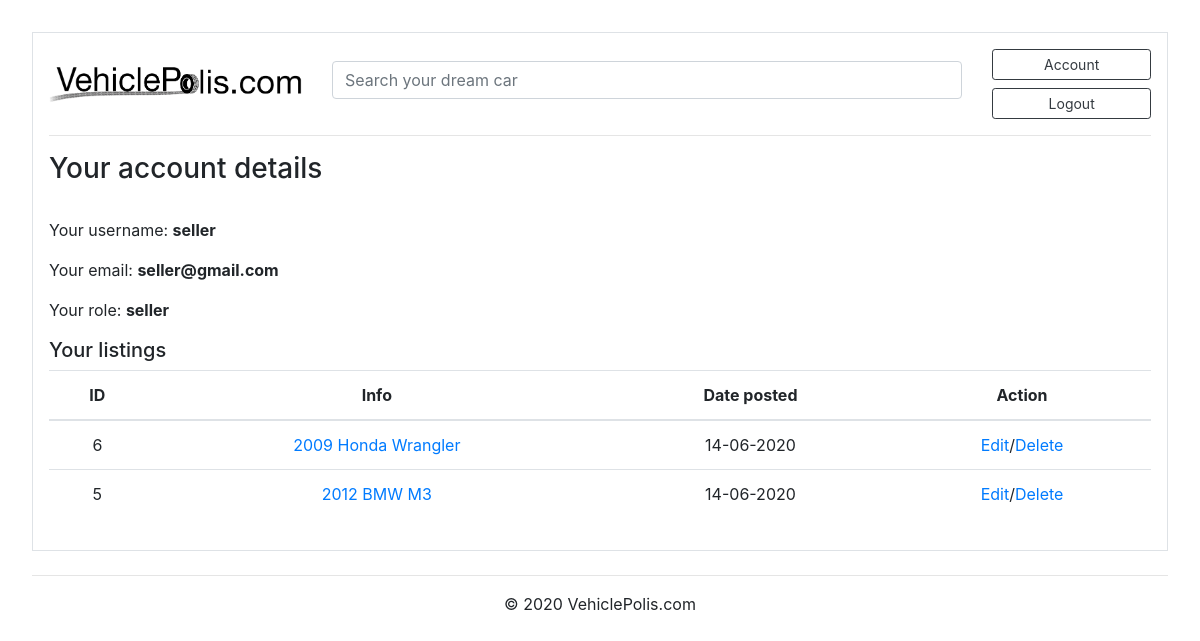
Page /account (signed in) on the earlier database version.
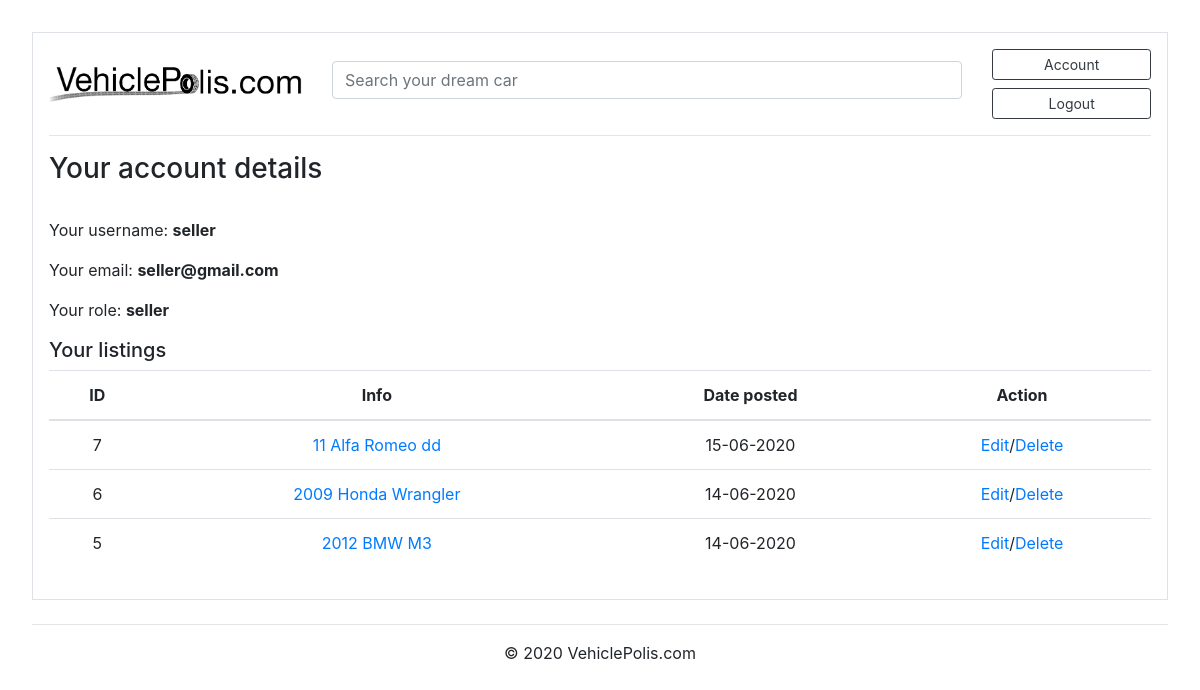
Same page on the later database version.
### marketplace/models.py (models this page shows, shortened)
class Post(db.Model):
    id = db.Column(db.Integer, primary_key=True)
    condition = db.Column(db.String(100), nullable=False)
    title = db.Column(db.String(100), nullable=False)
    make = db.Column(db.String(100), nullable=False)
    model = db.Column(db.String(100), nullable=False)
    price = db.Column(db.Integer(), nullable=False)
    year = db.Column(db.Integer(), nullable=False)
    ODO = db.Column(db.Integer(), nullable=False)
    category = db.Column(db.String(100), nullable=False)
    fuel = db.Column(db.String(100), nullable=False)
    transmission = db.Column(db.String(100), nullable=False)
    quantity = db.Column(db.Integer(), nullable=False)
    date_posted = db.Column(db.DateTime, nullable=False, default=datetime.utcnow)
    description = db.Column(db.Text, nullable=True)
    image_file = db.Column(db.String(20), nullable=False, default='default.png')
    user_id = db.Column(db.Integer, db.ForeignKey('user.id'), nullable=False)

### marketplace/routes.py (the view)
@app.route("/account")
@login_required
def account():
    posts = Post.query.order_by(Post.id.desc()).filter(Post.author == current_user)
    return render_template('account.html', posts=posts)

### marketplace/models.py (called while the page is built)
@login_manager.user_loader
def load_user(user_id):
    return User.query.get(int(user_id))

### marketplace/templates/account.html
{% extends "base.html" %}
{% block content %}
<h3 class="account-heading">Your account details</h3>
<br>
<p class="text"> Your username: <b>{{ current_user.username }}</p></b>
<p class="text"> Your email: <b>{{ current_user.email }}</p></b>
<p class="text"> Your role: <b>{{ current_user.role }}</p></b>
<h5>Your listings</h5>
<table class="table text-center">
    <thead>
      <tr>
        <th>ID</th>
        <th>Info</th>
        <th>Date posted</th>
        <th>Action</th>
      </tr>
    </thead>
    <tbody>
        {% for post in posts %}
      <tr>
        <td>{{post.id}}</td>
        <td> <a href="{{ url_for('post', post_id=post.id) }}"> {{post.year}} {{post.make}} {{post.model}}</a></td>
        <td>{{ post.date_posted.strftime('%d-%m-%Y') }}</td>
        <td><a href="{{ url_for('update_post', post_id=post.id) }}">Edit</a>/<a href="{{ url_for('delete_post', post_id=post.id) }}">Delete</a></td>
      </tr>
      {% endfor %}
    </tbody>
  </table>
{% endblock content %}

Differences in the rows shown:
added Post: id "7", year "11", make "Alfa Romeo", model "dd", date_posted "15-06-2020"
